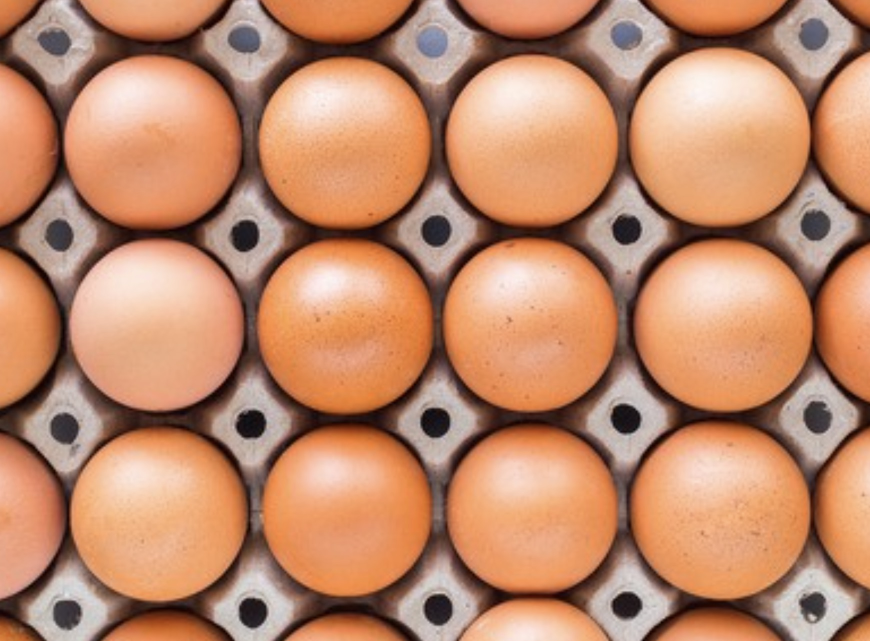
#> input picture exam/ex5.jpg, 1740 x 1282 px (shown at 1/2 size)
$ python inRange.py
#> lines starting #> are read from the running program, lines starting #| are printed output that depends on the picture; after the words box and inside, x2 and y2 are one past the last pixel; in counts of white or black regions, pixels touching at a corner belong together
import cv2
import numpy as np

org = cv2.imread('ex5.jpg')
#> org is the input picture: shape (1282, 1740, 3); mean B, G, R 106.7, 136.6, 189.6

scale = 1
org = cv2.resize(org,None,fx=scale,fy=scale)

configWindowName = 'img'

cv2.namedWindow(configWindowName)
def callback(value): pass

cv2.createTrackbar('H_low'	,configWindowName	,0	,180,callback)
#> slider 'H_low' is set to 36
cv2.createTrackbar('H_high'	,configWindowName	,180,180,callback)
cv2.createTrackbar('S_low'	,configWindowName	,0	,255,callback)
#> slider 'S_low' is set to 51
cv2.createTrackbar('S_high'	,configWindowName	,255,255,callback)
cv2.createTrackbar('V_low'	,configWindowName	,0	,255,callback)
#> slider 'V_low' is set to 51
cv2.createTrackbar('V_high'	,configWindowName	,255,255,callback)

while True:
	img = org.copy()

	hsv = cv2.cvtColor(img, cv2.COLOR_BGR2HSV)
#> hsv: shape (1282, 1740, 3); mean H, S, V 14.9, 115.1, 189.7
	lower = np.array([
		cv2.getTrackbarPos('H_low',configWindowName),
		cv2.getTrackbarPos('S_low',configWindowName),
		cv2.getTrackbarPos('V_low',configWindowName)])
	upper = np.array([
		cv2.getTrackbarPos('H_high',configWindowName),
		cv2.getTrackbarPos('S_high',configWindowName),
		cv2.getTrackbarPos('V_high',configWindowName)])
	mask = cv2.inRange(hsv, lower, upper)
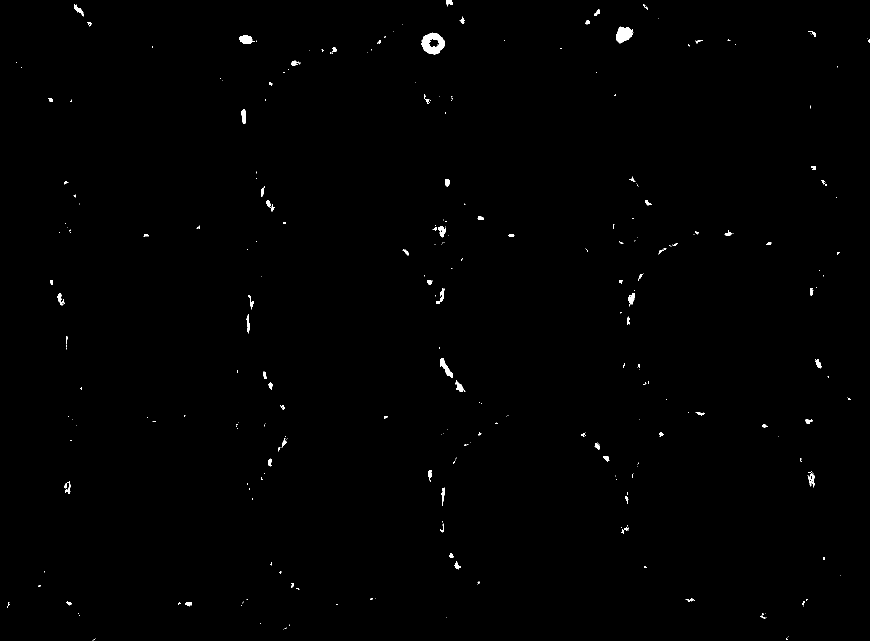
#> mask: shape (1282, 1740) (shown at 1/2 size); 0.45% white; 310 white regions (224 under 20 px), largest, box (x1, y1, x2, y2) and area: (842, 65, 890, 109) 1281, (1232, 53, 1267, 87) 796, (478, 70, 510, 88) 396

	img = cv2.bitwise_and(img, img, mask = mask)

	cv2.imshow('img',img)
	if cv2.waitKey(1) != -1:
#> (key Esc is pressed here)
		cv2.destroyAllWindows()
		break

$ run again, with exam/ex6.jpg copied over exam/ex5.jpg
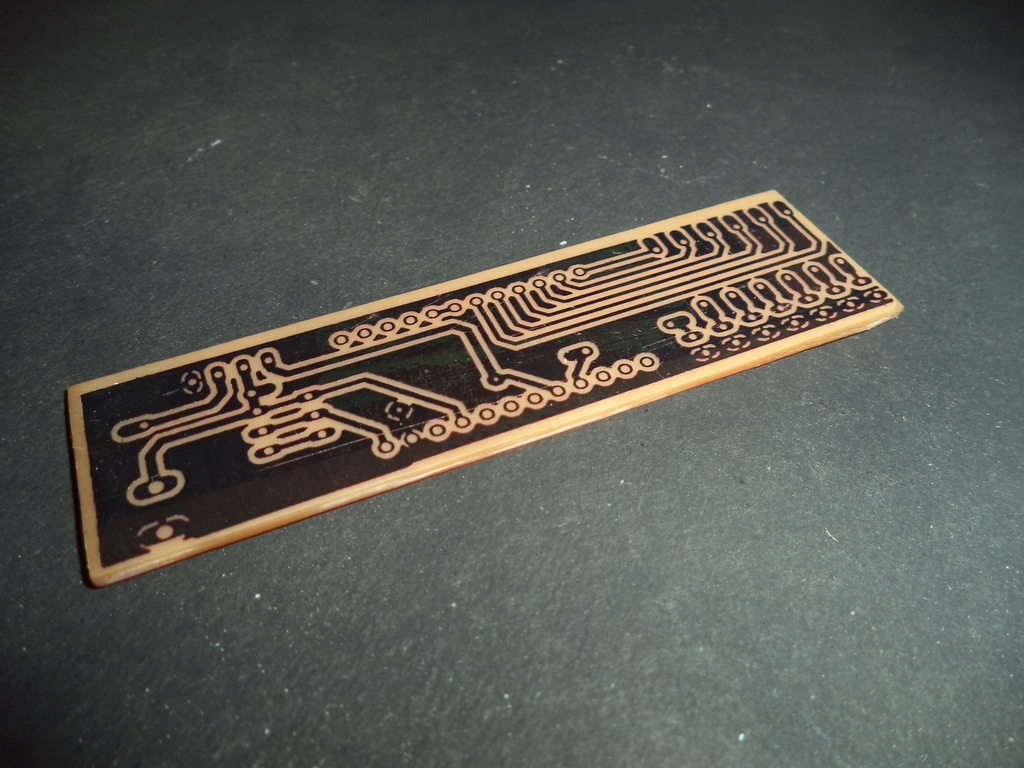
#> input picture exam/ex6.jpg, 1024 x 768 px
#> org is the input picture: shape (768, 1024, 3); mean B, G, R 82.5, 88.5, 86.3
#> hsv: shape (768, 1024, 3); mean H, S, V 70.1, 34.8, 92.8
#> `mask = cv2.inRange(hsv, lower, upper)`:
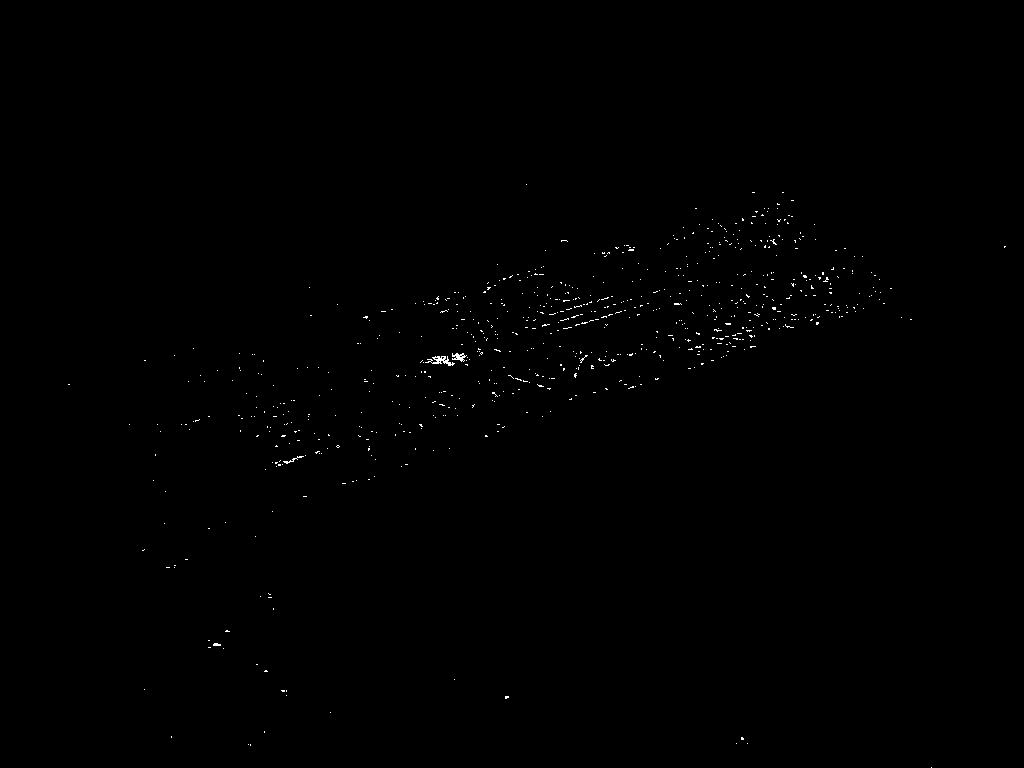
#> mask: shape (768, 1024); 0.26% white in thin lines or dots, all inside (x1, y1, x2, y2) = (68, 184, 1006, 768)
